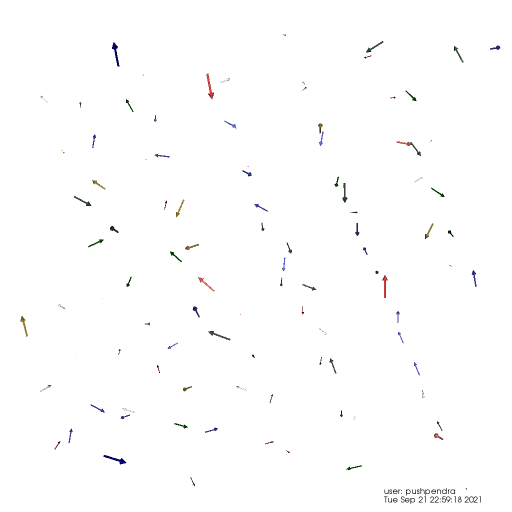
#> input picture CNN_Model/Train/images/visit0006.png, 1024 x 1024 px (shown at 1/2 size)
$ python crop_objects.py   (older library calls are emulated)
#> lines starting #> are read from the running program, lines starting #| are printed output that depends on the picture; after the words box and inside, x2 and y2 are one past the last pixel; in counts of white or black regions, pixels touching at a corner belong together
#> further down, img is the input picture: shape (1024, 1024, 3); mean B, G, R 253.5, 253.5, 253.5
import cv2 as cv
import numpy as np
import math


def get_objects(image):
	#converting to gray scale
	gray=cv.cvtColor(image,cv.COLOR_BGR2GRAY)

	#applying canny edge detection
	edged = cv.Canny(image, 10, 250)
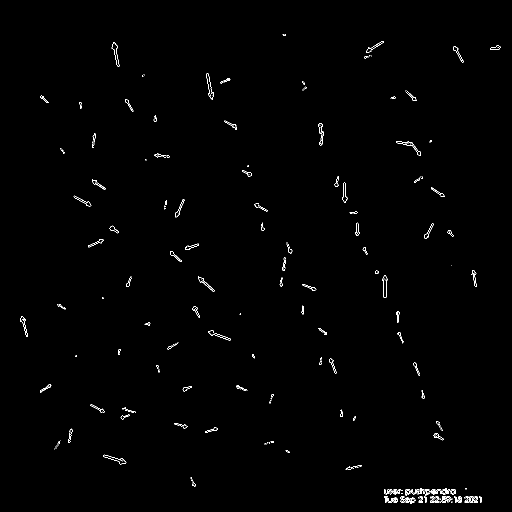
#> edged: shape (1024, 1024) (shown at 1/2 size); 0.61% white in thin lines or dots, all inside (x1, y1, x2, y2) = (40, 68, 1001, 1008)

	#finding contours
	(_, cnts, _) = cv.findContours(edged.copy(), cv.RETR_EXTERNAL, cv.CHAIN_APPROX_SIMPLE)
#> cnts = 245 contours, 190 with area under 20; largest, box (x1, y1, x2, y2) and area: (412, 147, 428, 199) 272, (223, 84, 239, 133) 254, (764, 550, 776, 596) 240, (396, 553, 429, 583) 182, (40, 632, 56, 674) 170
	idx = 600
	for c in cnts:
		x,y,w,h = cv.boundingRect(c)
		if w>15 and h>15:
			idx+=1
			new_img=image[y:y+h,x:x+w]
			#cropping images
			cv.imwrite("cropped/"+str(idx)+ '.png', new_img)
#> this loop made 245 passes
#> (x, y, w, h) on passes 1, 2, 3, 6, 8, 9, 10, 11, 12, 13, 14, 18: (902, 1003, 3, 2), (879, 1003, 3, 2), (870, 1003, 8, 3), (879, 997, 3, 2), (775, 996, 11, 10), (786, 995, 10, 11), (947, 994, 9, 12), (940, 994, 6, 10), (929, 994, 9, 12), (860, 994, 16, 12), (837, 994, 9, 12), (958, 992, 5, 13)
#> (c, x, y, w, h) on passes 4, 5, 7, 15, 16, 17: ([[936, 999], [934, 1001]], 934, 999, 3, 3), ([[830, 999], [830, 1001]], 830, 999, 1, 3), ([[868, 997], [868, 998], [865, 1001], [868, 998]], 865, 997, 4, 5), ([[930, 993], [929, 994], [929, 996], [929, 994]], 929, 993, 2, 4), ([[861, 993], [860, 994], [860, 996], [860, 994]], 860, 993, 2, 4), ([[838, 993], [837, 994], [837, 996], [837, 994]], 837, 993, 2, 4)
#> after the loop, idx = 623
	#cv2.imshow("Original Image",image)
	#cv2.imshow("Canny Edge",edged)

img = cv.imread('visit0006.png')

get_objects(img)


print('>> Objects Cropped Successfully!')
print(">> Check out 'cropped' Directory")
cv.waitKey(0)

$ run again, with CNN_Model/Train/images/visit0000.png copied over CNN_Model/Train/images/visit0006.png
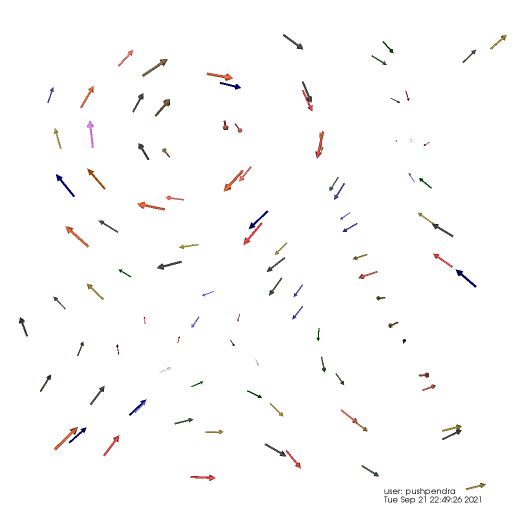
#> input picture CNN_Model/Train/images/visit0000.png, 1024 x 1024 px (shown at 1/2 size)
#> img is the input picture: shape (1024, 1024, 3); mean B, G, R 251.9, 252, 252.5
#> in get_objects, `edged = cv.Canny(image, 10, 250)`:
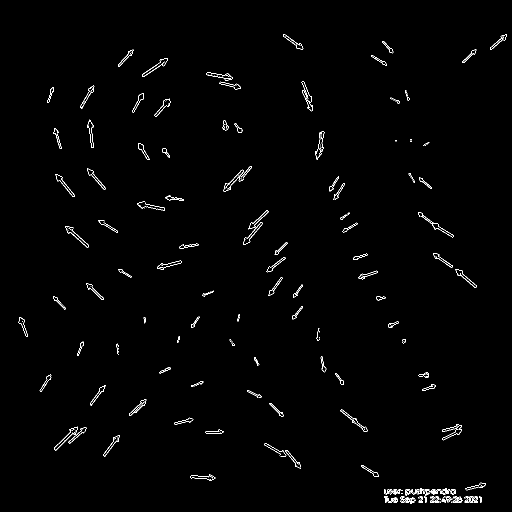
#> edged: shape (1024, 1024) (shown at 1/2 size); 0.98% white in thin lines or dots, all inside (x1, y1, x2, y2) = (37, 68, 1014, 1008)
#> cnts = 221 contours, 139 with area under 20; largest, box (x1, y1, x2, y2) and area: (108, 853, 156, 901) 419, (413, 144, 466, 162) 344, (681, 819, 735, 864) 320, (911, 538, 953, 575) 306, (309, 197, 341, 233) 300
#> the loop in get_objects, `for c in cnts:` made 221 passes
#> (x, y, w, h) on passes 1, 2, 3, 6, 8, 9, 10, 11: (902, 1003, 3, 2), (879, 1003, 3, 2), (870, 1003, 8, 3), (879, 997, 3, 2), (775, 996, 11, 10), (890, 995, 1, 1), (786, 995, 10, 11), (947, 994, 9, 12)
#> after the loop in get_objects, `for c in cnts:`: idx = 660

$ run again, with CNN_Model/Train/images/visit0001.png copied over CNN_Model/Train/images/visit0006.png
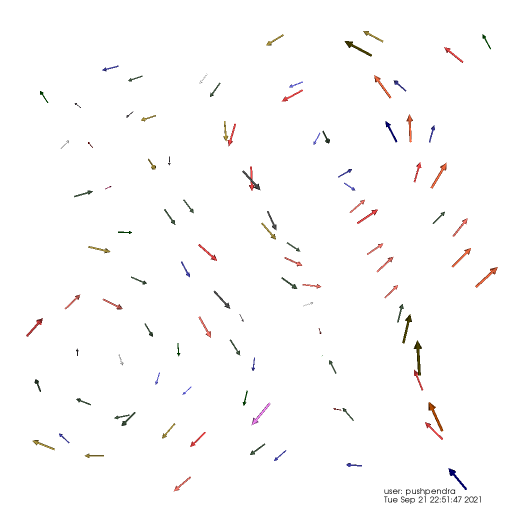
#> input picture CNN_Model/Train/images/visit0001.png, 1024 x 1024 px (shown at 1/2 size)
#> img is the input picture: shape (1024, 1024, 3); mean B, G, R 252, 252.1, 252.7
#> in get_objects, `edged = cv.Canny(image, 10, 250)`:
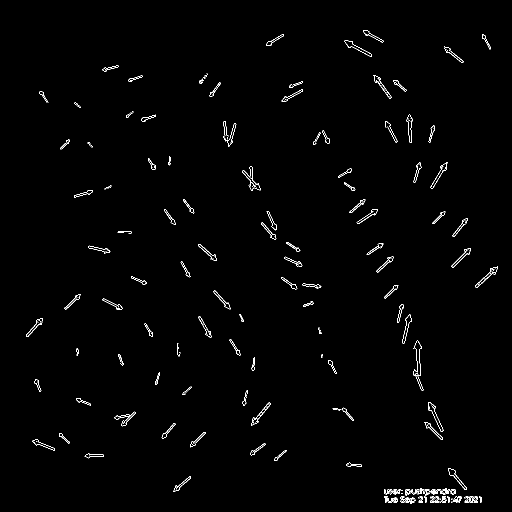
#> edged: shape (1024, 1024) (shown at 1/2 size); 0.99% white in thin lines or dots, all inside (x1, y1, x2, y2) = (52, 61, 996, 1008)
#> cnts = 201 contours, 116 with area under 20; largest, box (x1, y1, x2, y2) and area: (484, 333, 522, 382) 500, (856, 804, 887, 863) 414, (950, 533, 996, 576) 379, (689, 81, 744, 113) 374, (861, 324, 895, 377) 336
#> the loop in get_objects, `for c in cnts:` made 201 passes
#> (x, y, w, h) on passes 1, 2, 3, 6, 7, 9, 10, 11: (902, 1003, 3, 2), (879, 1003, 3, 2), (870, 1003, 8, 3), (902, 997, 3, 2), (879, 997, 3, 2), (775, 996, 11, 10), (786, 995, 10, 11), (947, 994, 9, 12)
#> after the loop in get_objects, `for c in cnts:`: idx = 666

$ run again, with CNN_Model/Train/images/visit0002.png copied over CNN_Model/Train/images/visit0006.png
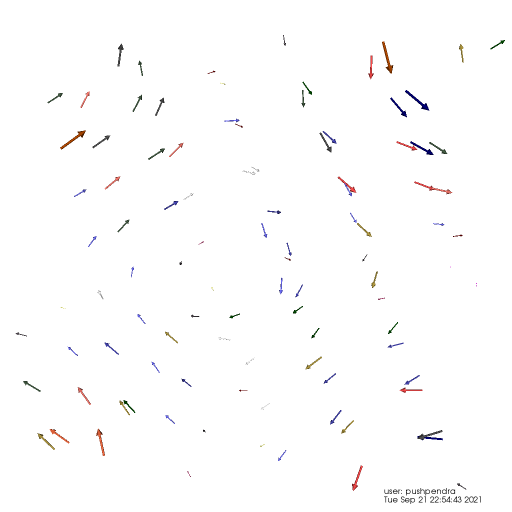
#> input picture CNN_Model/Train/images/visit0002.png, 1024 x 1024 px (shown at 1/2 size)
#> img is the input picture: shape (1024, 1024, 3); mean B, G, R 252.9, 252.8, 253.1
#> in get_objects, `edged = cv.Canny(image, 10, 250)`:
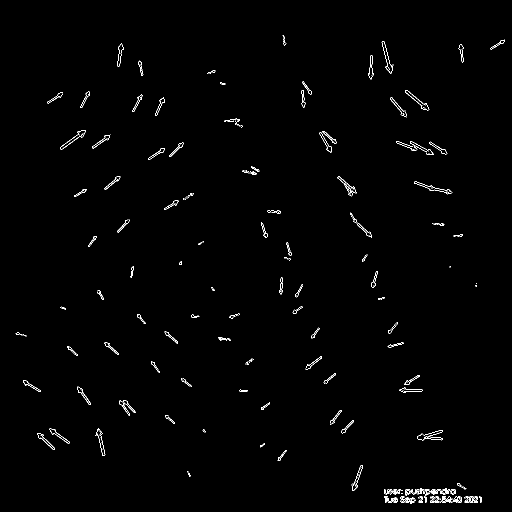
#> edged: shape (1024, 1024) (shown at 1/2 size); 0.82% white in thin lines or dots, all inside (x1, y1, x2, y2) = (31, 70, 1010, 1008)
#> cnts = 276 contours, 210 with area under 20; largest, box (x1, y1, x2, y2) and area: (703, 930, 726, 982) 291, (99, 857, 139, 887) 226, (798, 775, 845, 786) 206, (639, 265, 664, 305) 204, (713, 445, 744, 475) 176
#> the loop in get_objects, `for c in cnts:` made 276 passes
#> (x, y, w, h) on passes 1, 2, 3, 6, 7, 9, 10, 11: (902, 1003, 3, 2), (879, 1003, 3, 2), (870, 1003, 8, 3), (902, 997, 3, 2), (879, 997, 3, 2), (775, 996, 11, 10), (786, 995, 10, 11), (947, 994, 9, 12)
#> after the loop in get_objects, `for c in cnts:`: idx = 650
